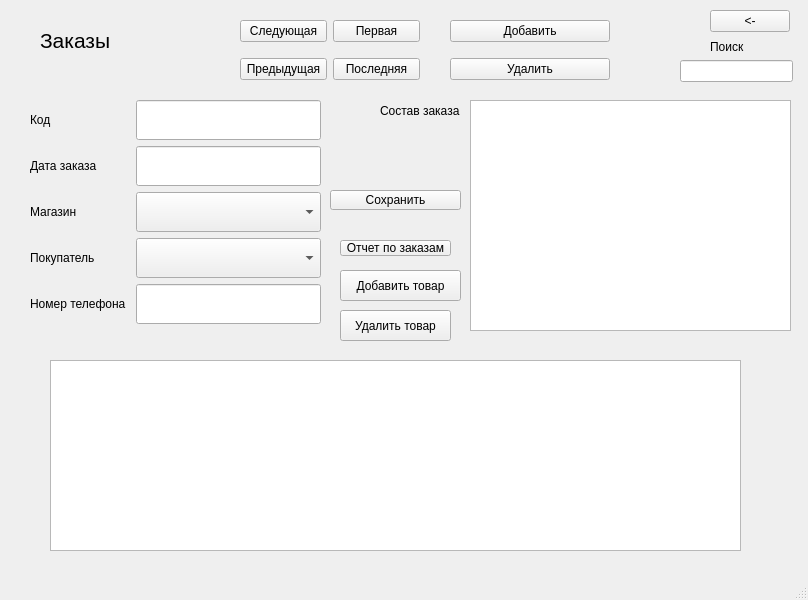
<?xml version="1.0" encoding="UTF-8"?>
<ui version="4.0">
 <class>MainWindow</class>
 <widget class="QMainWindow" name="MainWindow">
  <property name="geometry">
   <rect>
    <x>0</x>
    <y>0</y>
    <width>808</width>
    <height>600</height>
   </rect>
  </property>
  <property name="windowTitle">
   <string>Заказы</string>
  </property>
  <widget class="QWidget" name="centralwidget">
   <widget class="QPushButton" name="b_back">
    <property name="geometry">
     <rect>
      <x>710</x>
      <y>10</y>
      <width>80</width>
      <height>22</height>
     </rect>
    </property>
    <property name="text">
     <string>&lt;-</string>
    </property>
   </widget>
   <widget class="QWidget" name="gridLayoutWidget">
    <property name="geometry">
     <rect>
      <x>240</x>
      <y>10</y>
      <width>180</width>
      <height>80</height>
     </rect>
    </property>
    <layout class="QGridLayout" name="gridLayout">
     <item row="1" column="0">
      <widget class="QPushButton" name="b_prev">
       <property name="text">
        <string>Предыдущая</string>
       </property>
      </widget>
     </item>
     <item row="0" column="0">
      <widget class="QPushButton" name="b_next">
       <property name="text">
        <string>Следующая</string>
       </property>
      </widget>
     </item>
     <item row="0" column="1">
      <widget class="QPushButton" name="b_first">
       <property name="text">
        <string>Первая</string>
       </property>
      </widget>
     </item>
     <item row="1" column="1">
      <widget class="QPushButton" name="b_last">
       <property name="text">
        <string>Последняя</string>
       </property>
      </widget>
     </item>
    </layout>
   </widget>
   <widget class="QWidget" name="gridLayoutWidget_2">
    <property name="geometry">
     <rect>
      <x>450</x>
      <y>10</y>
      <width>160</width>
      <height>80</height>
     </rect>
    </property>
    <layout class="QGridLayout" name="gridLayout_2">
     <item row="0" column="0">
      <widget class="QPushButton" name="b_add">
       <property name="text">
        <string>Добавить</string>
       </property>
      </widget>
     </item>
     <item row="1" column="0">
      <widget class="QPushButton" name="b_delete">
       <property name="text">
        <string>Удалить</string>
       </property>
      </widget>
     </item>
    </layout>
   </widget>
   <widget class="QLabel" name="label">
    <property name="geometry">
     <rect>
      <x>40</x>
      <y>10</y>
      <width>141</width>
      <height>61</height>
     </rect>
    </property>
    <property name="font">
     <font>
      <pointsize>16</pointsize>
     </font>
    </property>
    <property name="text">
     <string>Заказы</string>
    </property>
   </widget>
   <widget class="QWidget" name="gridLayoutWidget_3">
    <property name="geometry">
     <rect>
      <x>30</x>
      <y>100</y>
      <width>291</width>
      <height>226</height>
     </rect>
    </property>
    <layout class="QGridLayout" name="gridLayout_3">
     <item row="0" column="0">
      <widget class="QLabel" name="label_2">
       <property name="minimumSize">
        <size>
         <width>100</width>
         <height>0</height>
        </size>
       </property>
       <property name="text">
        <string>Код</string>
       </property>
      </widget>
     </item>
     <item row="1" column="1">
      <widget class="QLineEdit" name="le_date">
       <property name="minimumSize">
        <size>
         <width>150</width>
         <height>40</height>
        </size>
       </property>
      </widget>
     </item>
     <item row="3" column="0">
      <widget class="QLabel" name="label_5">
       <property name="text">
        <string>Магазин</string>
       </property>
      </widget>
     </item>
     <item row="0" column="1">
      <widget class="QLineEdit" name="le_id">
       <property name="minimumSize">
        <size>
         <width>150</width>
         <height>40</height>
        </size>
       </property>
      </widget>
     </item>
     <item row="1" column="0">
      <widget class="QLabel" name="label_4">
       <property name="text">
        <string>Дата заказа</string>
       </property>
      </widget>
     </item>
     <item row="4" column="0">
      <widget class="QLabel" name="label_6">
       <property name="text">
        <string>Покупатель</string>
       </property>
      </widget>
     </item>
     <item row="5" column="0">
      <widget class="QLabel" name="label_7">
       <property name="text">
        <string>Номер телефона</string>
       </property>
      </widget>
     </item>
     <item row="5" column="1">
      <widget class="QLineEdit" name="le_phone">
       <property name="minimumSize">
        <size>
         <width>150</width>
         <height>40</height>
        </size>
       </property>
      </widget>
     </item>
     <item row="3" column="1">
      <widget class="QComboBox" name="cb_store">
       <property name="minimumSize">
        <size>
         <width>0</width>
         <height>40</height>
        </size>
       </property>
      </widget>
     </item>
     <item row="4" column="1">
      <widget class="QComboBox" name="cb_customer">
       <property name="minimumSize">
        <size>
         <width>0</width>
         <height>40</height>
        </size>
       </property>
      </widget>
     </item>
    </layout>
   </widget>
   <widget class="QTableView" name="tw">
    <property name="geometry">
     <rect>
      <x>470</x>
      <y>100</y>
      <width>321</width>
      <height>231</height>
     </rect>
    </property>
   </widget>
   <widget class="QLabel" name="label_3">
    <property name="geometry">
     <rect>
      <x>380</x>
      <y>100</y>
      <width>121</width>
      <height>21</height>
     </rect>
    </property>
    <property name="text">
     <string>Состав заказа</string>
    </property>
   </widget>
   <widget class="QPushButton" name="b_otchet">
    <property name="geometry">
     <rect>
      <x>340</x>
      <y>240</y>
      <width>111</width>
      <height>16</height>
     </rect>
    </property>
    <property name="text">
     <string>Отчет по заказам</string>
    </property>
   </widget>
   <widget class="QLineEdit" name="le_search">
    <property name="geometry">
     <rect>
      <x>680</x>
      <y>60</y>
      <width>113</width>
      <height>22</height>
     </rect>
    </property>
   </widget>
   <widget class="QLabel" name="label_8">
    <property name="geometry">
     <rect>
      <x>710</x>
      <y>40</y>
      <width>57</width>
      <height>14</height>
     </rect>
    </property>
    <property name="text">
     <string>Поиск</string>
    </property>
   </widget>
   <widget class="QPushButton" name="b_save">
    <property name="geometry">
     <rect>
      <x>330</x>
      <y>190</y>
      <width>131</width>
      <height>20</height>
     </rect>
    </property>
    <property name="text">
     <string>Сохранить</string>
    </property>
   </widget>
   <widget class="QPushButton" name="b_add_detail">
    <property name="geometry">
     <rect>
      <x>340</x>
      <y>270</y>
      <width>121</width>
      <height>31</height>
     </rect>
    </property>
    <property name="text">
     <string>Добавить товар</string>
    </property>
   </widget>
   <widget class="QPushButton" name="b_delete_detail">
    <property name="geometry">
     <rect>
      <x>340</x>
      <y>310</y>
      <width>111</width>
      <height>31</height>
     </rect>
    </property>
    <property name="text">
     <string>Удалить товар</string>
    </property>
   </widget>
   <widget class="QTableView" name="tw_orders">
    <property name="geometry">
     <rect>
      <x>50</x>
      <y>360</y>
      <width>691</width>
      <height>191</height>
     </rect>
    </property>
   </widget>
  </widget>
  <widget class="QMenuBar" name="menubar">
   <property name="geometry">
    <rect>
     <x>0</x>
     <y>0</y>
     <width>808</width>
     <height>19</height>
    </rect>
   </property>
  </widget>
  <widget class="QStatusBar" name="statusbar"/>
 </widget>
 <resources/>
 <connections/>
</ui>
